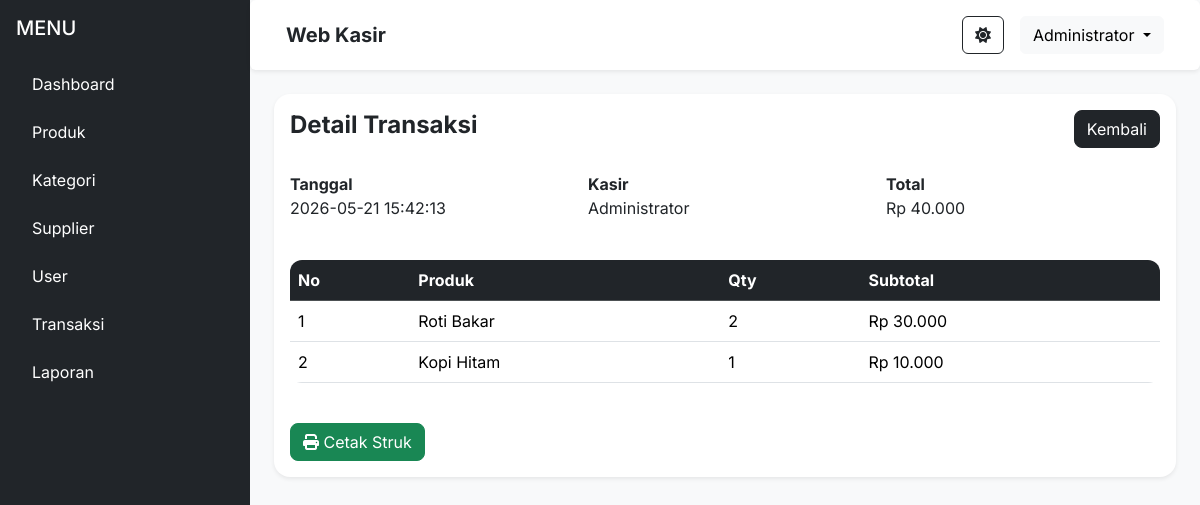
Screenshot of /modules/transaksi/detail.php?id=1 (signed in) with the database file from the repository.
### tables this page shows
CREATE TABLE transaksi (

id_transaksi INT AUTO_INCREMENT PRIMARY KEY,

id_user INT,

tanggal DATETIME NOT NULL,

total INT NOT NULL,

bayar INT NOT NULL,

kembali INT NOT NULL,

created_at TIMESTAMP DEFAULT CURRENT_TIMESTAMP,

FOREIGN KEY (id_user)
REFERENCES users(id_user)
ON UPDATE CASCADE
ON DELETE SET NULL

);

CREATE TABLE users (

id_user INT AUTO_INCREMENT PRIMARY KEY,

nama VARCHAR(100) NOT NULL,

username VARCHAR(100) UNIQUE NOT NULL,

password VARCHAR(255) NOT NULL,

role ENUM('admin','kasir') NOT NULL,

created_at TIMESTAMP DEFAULT CURRENT_TIMESTAMP

);

CREATE TABLE detail_transaksi (

id_detail INT AUTO_INCREMENT PRIMARY KEY,

id_transaksi INT,

id_produk INT,

qty INT NOT NULL,

harga INT NOT NULL,

subtotal INT NOT NULL,

FOREIGN KEY (id_transaksi)
REFERENCES transaksi(id_transaksi)
ON UPDATE CASCADE
ON DELETE CASCADE,

FOREIGN KEY (id_produk)
REFERENCES produk(id_produk)
ON UPDATE CASCADE
ON DELETE SET NULL

);

CREATE TABLE produk (

id_produk INT AUTO_INCREMENT PRIMARY KEY,

id_kategori INT,

id_supplier INT,

nama_produk VARCHAR(100) NOT NULL,

harga INT NOT NULL,

stok INT NOT NULL DEFAULT 0,

gambar VARCHAR(255),

created_at TIMESTAMP DEFAULT CURRENT_TIMESTAMP,

FOREIGN KEY (id_kategori)
REFERENCES kategori(id_kategori)
ON UPDATE CASCADE
ON DELETE SET NULL,

FOREIGN KEY (id_supplier)
REFERENCES supplier(id_supplier)
ON UPDATE CASCADE
ON DELETE SET NULL

);

### modules/transaksi/detail.php (the view)
<?php
include '../../config/koneksi.php';
include '../../includes/header.php';
$id = $_GET['id'];
$query = mysqli_query($conn,
"SELECT transaksi.*,
users.nama
FROM transaksi
LEFT JOIN users
ON transaksi.id_user=users.id_user
WHERE id_transaksi='$id'");
$data = mysqli_fetch_assoc($query);
$detail = mysqli_query($conn,
"SELECT detail_transaksi.*,
produk.nama_produk
FROM detail_transaksi
LEFT JOIN produk
ON detail_transaksi.id_produk=produk.id_produk
WHERE id_transaksi='$id'");
?>
<div class="d-flex">
<?php include '../../includes/sidebar.php'; ?>
<div class="main-content flex-grow-1">
<?php include '../../includes/navbar.php'; ?>
<div class="container-fluid p-4">
<div class="card border-0 shadow-sm rounded-4">
<div class="card-body">
<div class="d-flex
justify-content-between
align-items-center
mb-4">
<h4 class="fw-bold">
Detail Transaksi
</h4>
<a href="index.php"
class="btn btn-dark rounded-3">
Kembali
</a>
</div>
<div class="row mb-4">
<div class="col-md-4">
<p>
<strong>Tanggal</strong>
<br>
<?= $data['tanggal']; ?>
</p>
</div>
<div class="col-md-4">
<p>
<strong>Kasir</strong>
<br>
<?= $data['nama']; ?>
</p>
</div>
<div class="col-md-4">
<p>
<strong>Total</strong>
<br>
Rp
<?= number_format(
$data['total'],
0,
',',
'.'
); ?>
</p>
</div>
</div>
<div class="table-responsive">
<table class="table table-hover">
<thead class="table-dark">
<tr>
<th>No</th>
<th>Produk</th>
<th>Qty</th>
<th>Subtotal</th>
</tr>
</thead>
<tbody>
<?php
$no = 1;
while($d=mysqli_fetch_assoc($detail)){
?>
<tr>
<td><?= $no++; ?></td>
<td><?= $d['nama_produk']; ?></td>
<td><?= $d['qty']; ?></td>
<td>
Rp
<?= number_format(
$d['subtotal'],
0,
',',
'.'
); ?>
</td>
</tr>
<?php } ?>
</tbody>
</table>
</div>
<div class="mt-4">
<a href="cetak.php?id=<?= $id; ?>&bayar=<?= $data['total']; ?>&kembali=0"
class="btn btn-success rounded-3">
<i class="fa fa-print"></i>
Cetak Struk
</a>
</div>
</div>
</div>
</div>
</div>
</div>
<?php include '../../includes/footer.php'; ?>

### includes/header.php (shortened to what this page needs)
<!DOCTYPE html>
<html lang="id">
<head>
    <link href="https://cdn.jsdelivr.net/npm/bootstrap@5.3.3/dist/css/bootstrap.min.css"
    rel="stylesheet">
    <link rel="stylesheet"
    href="https://cdnjs.cloudflare.com/ajax/libs/font-awesome/6.5.2/css/all.min.css">
    <link rel="stylesheet"
    href="https://cdn.datatables.net/1.13.8/css/dataTables.bootstrap5.min.css">
    <link rel="stylesheet"
    href="/web-kasir/assets/css/style.css">
    <link rel="stylesheet"
    href="/web-kasir/assets/css/darkmode.css">
    <link rel="stylesheet"
    href="/web-kasir/assets/css/mobile.css">
</head>
<body class="bg-light" id="body">

### includes/sidebar.php
<div class="bg-dark text-white p-3 sidebar"
style="width:250px; min-height:100vh;">
    <h5 class="mb-4">MENU</h5>
    <ul class="nav flex-column">
        <li class="nav-item mb-2">
            <a href="/web-kasir/pages/home.php"
            class="nav-link text-white">
                Dashboard
            </a>
        </li>
        <?php if($_SESSION['role'] == 'admin'){ ?>
        <li class="nav-item mb-2">
            <a href="/web-kasir/modules/produk/index.php"
            class="nav-link text-white">
                Produk
            </a>
        </li>
        <li class="nav-item mb-2">
            <a href="/web-kasir/modules/kategori/index.php"
            class="nav-link text-white">
                Kategori
            </a>
        </li>
        <li class="nav-item mb-2">
            <a href="/web-kasir/modules/supplier/index.php"
            class="nav-link text-white">
                Supplier
            </a>
        </li>
        <li class="nav-item mb-2">
            <a href="/web-kasir/modules/user/index.php"
            class="nav-link text-white">
                User
            </a>
        </li>
        <?php } ?>
        <li class="nav-item mb-2">
            <a href="/web-kasir/modules/transaksi/index.php"
            class="nav-link text-white">
                Transaksi
            </a>
        </li>
        <li class="nav-item mb-2">
            <a href="/web-kasir/modules/laporan/index.php"
            class="nav-link text-white">
                Laporan
            </a>
        </li>
    </ul>
</div>

### includes/navbar.php (shortened to what this page needs)
<nav class="navbar navbar-expand-lg bg-white shadow-sm px-4 py-3 rounded">
<div class="container-fluid">
<h5 class="mb-0 fw-bold">
Web Kasir
</h5>
<div class="d-flex align-items-center gap-3">
<button class="btn btn-outline-dark"
id="darkModeToggle">
</button>
<div class="dropdown">
<button class="btn btn-light dropdown-toggle"
data-bs-toggle="dropdown">
<?= $_SESSION['nama']; ?>
</button>
</div>
</div>
</div>
</nav>

### includes/footer.php (shortened to what this page needs)
</body>
</html>

### assets/css/style.css (style rules this page uses)
body { font-family: 'Inter', sans-serif; }
.card { border:none; border-radius:16px; }
.table { border-radius:12px; overflow:hidden; }

### rows the page displays
transaksi: tanggal "2026-05-21 15:42:13", id_user.nama "Administrator", total "40.000"
detail_transaksi: id_produk.nama_produk "Roti Bakar", qty "2", subtotal "30.000"
detail_transaksi: id_produk.nama_produk "Kopi Hitam", qty "1", subtotal "10.000"

### other values shown
$_SESSION['nama'] "Administrator"
